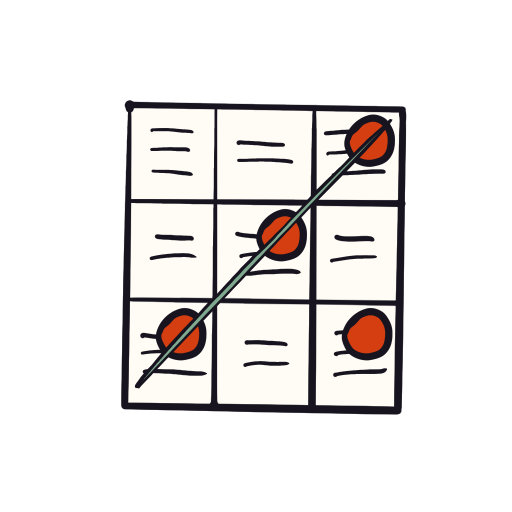
#> input picture art/drawings/bingo.png, 1024 x 1024 px, given in place of sun.png, which was not available (shown at 1/2 size)
$ python build.py
#> lines starting #> are read from the running program, lines starting #| are printed output that depends on the picture
"""Ellen's hand-drawn icons (Procreate, 1024 px originals in this folder) → site/drawings/,
served at https://ellenial.app/drawings/ for every Ellenial app.

Each drawing is re-centred in the same 840 px window (so the sizes Ellen drew stay relative to each
other) and saved at 512 px, big enough for any use; browsers scale it down crisply.
Dark mode (decided 5 Nov 2026): the drawing as drawn, in every theme. The #17141F outline melts into the
dark page and the fills carry the shape, which Ellen likes best (Weather has looked like that all along).
Light-outline copies were tried and dropped the same evening; no <name>-dark.png exists.
Three are adjusted in code, decided with Ellen on 5 Nov 2026:
- wind: strokes thickened (13 px at 1024) so they hold at 24 px
- fog: an overlay, not a square icon; the gap between the two strokes halved
- change (thermometer): the empty glass filled with Card cream (change-original.png is as drawn)
Run from the repo root:  python3 art/drawings/build.py
"""
import json, os
from PIL import Image, ImageFilter

SRC = os.path.dirname(os.path.abspath(__file__))
OUT = os.path.join(SRC, "..", "..", "site", "drawings")
SIZE, WINDOW = 512, 840

# name, what it shows, where it's used — the list apps and the gallery read
DRAWINGS = [
  ("sun", "Sunny", "weather"), ("clear", "Clear night (moon)", "weather"),
  ("mix-day", "Partly cloudy, day", "weather"), ("mix-night", "Partly cloudy, night", "weather"),
  ("cloudy", "Cloudy", "weather"), ("drizzle", "Drizzle", "weather"), ("rain", "Rain", "weather"),
  ("sleet", "Sleet (snöblandat regn)", "weather"), ("snow", "Snow", "weather"),
  ("thunder", "Thunder", "weather"), ("wind", "Windy", "weather"),
  ("breeze", "Breezy (small badge in the corner of sun or cloud)", "weather"),
  ("fog", "Fog (overlay across the lower part of sun, moon or cloud; not square)", "weather"),
  ("frost", "Frost", "weather: What usually happens"), ("uv", "UV (sun in sunglasses)", "weather: What usually happens"),
  ("change", "How it's changing (thermometer)", "weather: What usually happens"),
  ("oops", "Something couldn't be reached (puzzled cloud)", "any app: error state"),
  # ellenial maps (5 Nov 2026): one per kind of place, plus facilities and the dog switch
  ("tree", "Park", "maps: urban"), ("leaf", "Nature reserve", "maps: nature"),
  ("waves", "Swimming spot", "maps: water"), ("fountain", "Square", "maps: squares"),
  ("flower", "Garden", "maps: gardens"), ("mountain", "A view (three peaks, sun behind)", "maps: view"),
  ("book", "Library", "maps: libraries"), ("wc", "Toilet", "maps: facility pin"),
  ("tap", "Water tap", "maps: facility pin"), ("paw-run", "Dog run (paw in a frame)", "maps: facility pin"),
  ("umbrella", "Shelter from rain", "maps: nearby tag"), ("pin", "Map pin (towns and areas in search)", "maps: search"),
  ("paw", "Bringing a dog? (light mode)", "maps: dog switch"), ("paw-halo", "Bringing a dog? (dark mode, cream halo)", "maps: dog switch"),
  # bingo (8 Nov 2026): Ellen's app icon drawing, used in place of the flower on Bingo's tile
  ("bingo", "Bingo card with a winning line", "bingo: app icon, How it works"),
  # party games (8 Nov 2026): one per game; the Party games app icon stays the dice and ace
  ("pannben", "PANNBEN (laughing smiley with a sheep card on its forehead)", "party games: game card"),
  ("imposter", "Imposter (magnifying glass finds the odd face out)", "party games: game card"),
  ("charades", "Charades (three faces: silly, laughing, crying)", "party games: game card"),
  ("same-thing", "Don't say the same thing (speech bubbles, tick and cross)", "party games: game card"),
  ("lapp-i-hatt", "Lapp i hatt (top hat with a note, cream edge so it holds on dark)", "party games: game card"),
  ("wolf-sheep", "Wolf in Sheep's Clothing (wolf in wool beside a sheep)", "party games: game card"),
  ("make-your-own", "Make your own (hat, ace, dice and the PANNBEN smiley)", "party games: your packs card"),
  # app icon drawings (8 Nov 2026): one per app, replacing the flower on the tile icons
  ("gillefeeling", "Gillefeeling (a calendar date saying party, with confetti)", "gillefeeling: app icon"),
  ("luncheon", "Luncheon (plate with salad and tomatoes, fork and knife)", "luncheon: app icon"),
  ("quiz", "Quiz (a 1 X 2 slip with a green tick)", "quiz: app icon"),
  ("weather", "Weather (sun behind a rain cloud)", "weather: app icon"),
  ("party-games", "Party games (two dice and the ace of hearts)", "party games: app icon"),
  ("poll", "Poll (bar chart with a little person on each bar)", "poll: app icon"),
  ("maps", "ellenial maps (folded map with a red pin)", "maps: app icon"),
  ("split", "Split (banknote with arrows to three people; dark arrows, for light backgrounds)", "split: app icon"),
  ("split-dark", "Split (the same with light arrows, for a dark page)", "split: drawing on a dark page"),
  # present (9 Nov 2026): app icon drawing, on an apricot circle (#F6D2BF) on the tile
  ("present", "Present (a phone and a big screen, both with a tick, an arrow from one to the other)", "present: app icon"),
]
THICKEN = {"wind": (13, (0x7F, 0xA9, 0x8E))}


def square(im):
    x0, y0, x1, y1 = im.getchannel("A").getbbox()
    side = max(WINDOW, int(max(x1 - x0, y1 - y0) * 1.04))
    sq = Image.new("RGBA", (side, side), (0, 0, 0, 0))
    sq.alpha_composite(im.crop((x0, y0, x1, y1)), ((side - (x1 - x0)) // 2, (side - (y1 - y0)) // 2))
    return sq.resize((SIZE, SIZE), Image.LANCZOS)

def fog_overlay(im):
    im = im.crop(im.getchannel("A").getbbox())
    filled = [any(im.getpixel((x, y))[3] > 20 for x in range(0, im.size[0], 4)) for y in range(im.size[1])]
    gap = [y for y, f in enumerate(filled) if not f]
    if gap:
        g0, shift = gap[0], (gap[-1] - gap[0] + 1) // 2
        out = Image.new("RGBA", (im.size[0], im.size[1] - shift), (0, 0, 0, 0))
        out.alpha_composite(im.crop((0, g0, im.size[0], im.size[1])), (0, g0 - shift))
        out.alpha_composite(im.crop((0, 0, im.size[0], g0)), (0, 0))
        im = out
    return im.resize((SIZE, round(SIZE * im.size[1] / im.size[0])), Image.LANCZOS)

os.makedirs(OUT, exist_ok=True)
listing = []
for name, title, used in DRAWINGS:
    im = Image.open(os.path.join(SRC, name + ".png")).convert("RGBA")
#> im is the input picture: PIL image 1024x1024 RGBA; mean R, G, B, A 63.1, 60.1, 59, 83.9
    if name in THICKEN:
        k, rgb = THICKEN[name]
        a = im.getchannel("A").filter(ImageFilter.MaxFilter(k)).filter(ImageFilter.GaussianBlur(1.5))
        im = Image.new("RGBA", im.size, rgb + (0,)); im.putalpha(a)
    out = fog_overlay(im) if name == "fog" else square(im)
#> in square, `x0, y0, x1, y1 = im.getchannel("A").getbbox()`: x0 = 241; y0 = 200; x1 = 813; y1 = 830
#> in square, `side = max(WINDOW, int(max(x1 - x0, y1 - y0) * 1.04))`: side = 840
#> in square, `sq = Image.new("RGBA", (side, side), (0, 0, 0, 0))`: sq: PIL image 840x840 RGBA; every value is 0
#> in square, `sq.alpha_composite(im.crop((x0, y0, x1, y1)), ((side - (x1 - x0)) // 2..`:
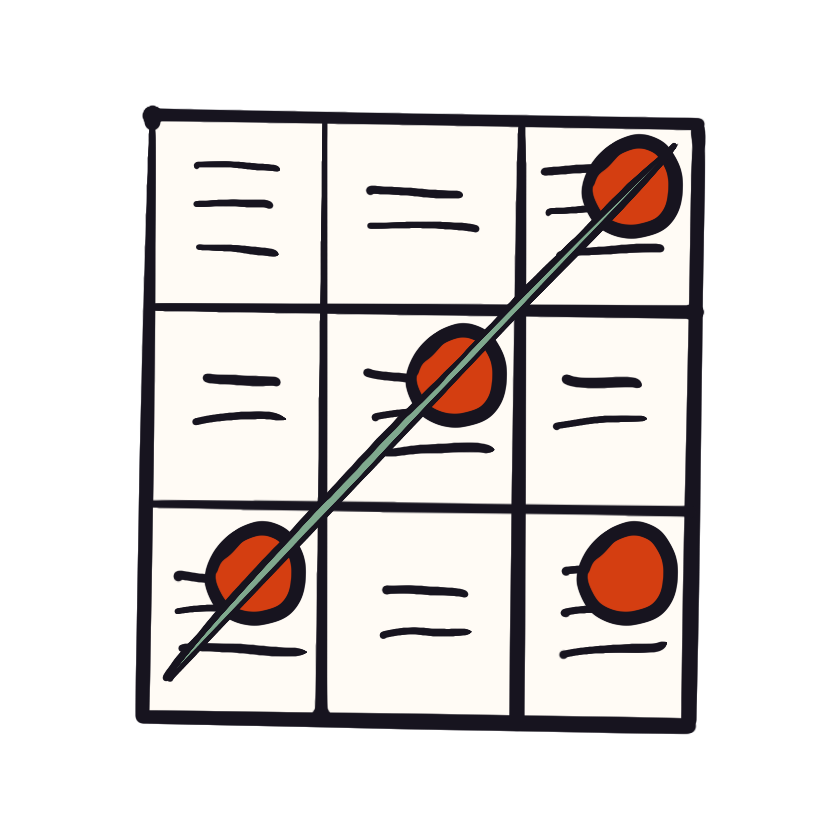
#> sq: PIL image 840x840 RGBA; mean R, G, B, A 93.8, 89.3, 87.7, 124.7; transparent parts drawn white
#> in square, `return sq.resize((SIZE, SIZE), Image.LANCZOS)`:
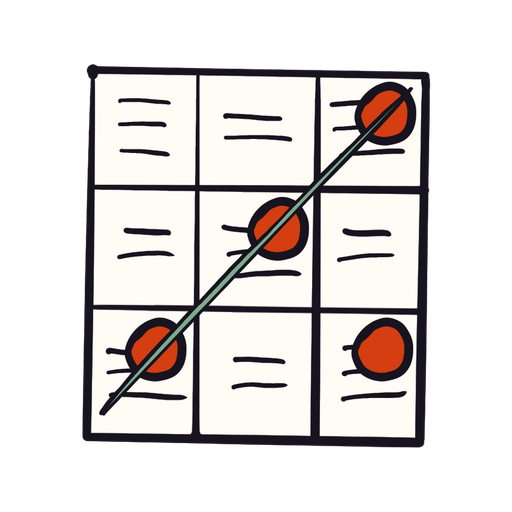
#> returned value: PIL image 512x512 RGBA; mean R, G, B, A 93.7, 89.2, 87.7, 124.7; transparent parts drawn white
    out.save(os.path.join(OUT, name + ".png"), optimize=True)
    listing.append({"name": name, "file": f"https://ellenial.app/drawings/{name}.png", "shows": title,
                    "usedIn": used, "width": out.size[0], "height": out.size[1]})
    print(name, out.size, os.path.getsize(os.path.join(OUT, name + ".png")), "bytes")
#| sun (512, 512) 80236 bytes
#> pass 2 of the loop `for name, title, used in DRAWINGS:`:
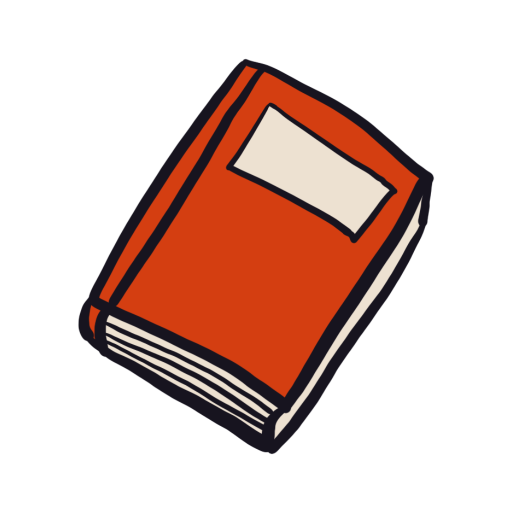
#> input picture art/drawings/book.png, 1024 x 1024 px, given in place of clear.png, which was not available (shown at 1/2 size)
#> im is the input picture: PIL image 1024x1024 RGBA; mean R, G, B, A 50.5, 24.5, 17.3, 81.3
#> x0 = 155; y0 = 117; x1 = 869; y1 = 909
#> in square (call 2), `sq.alpha_composite(im.crop((x0, y0, x1, y1)), ((side - (x1 - x0)) // 2..`:
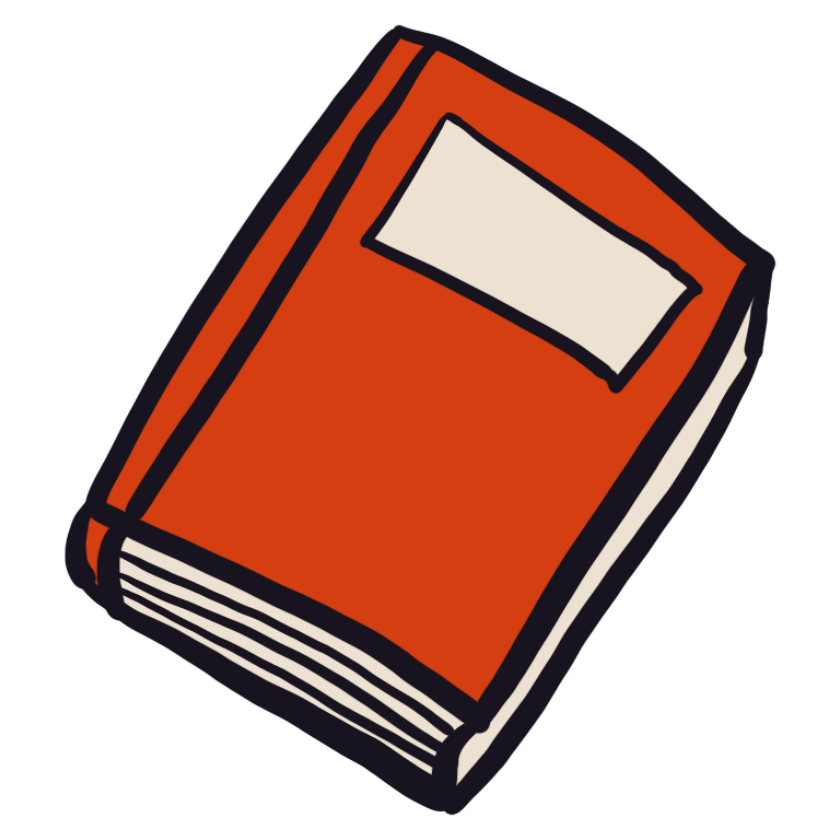
#> sq: PIL image 840x840 RGBA; mean R, G, B, A 75, 36.4, 25.7, 120.8; transparent parts drawn white
#| clear (512, 512) 88957 bytes
#> (the run stopped early here; a loop or call above may not have finished)
